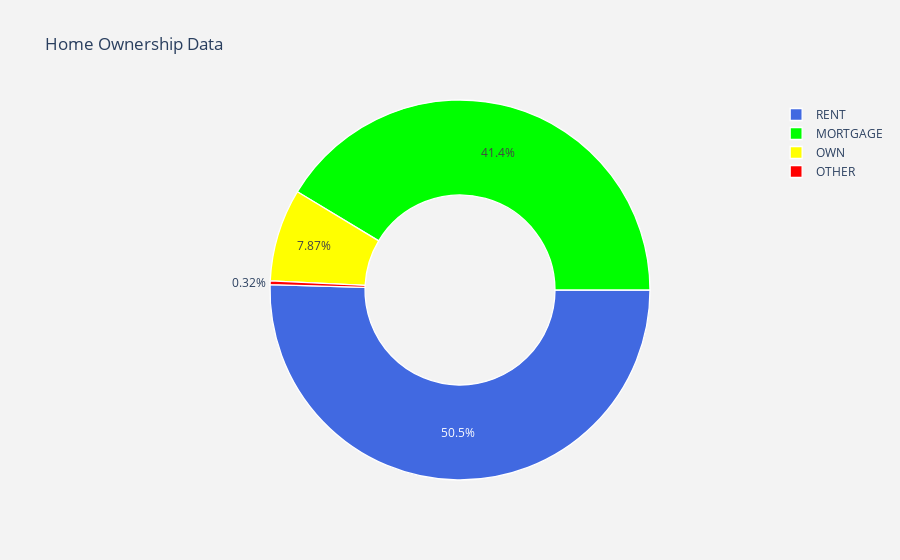

The notebook cell this image was saved under:
### Code cell
#Home Ownership data shows that the loan applied by people on rent are in significant number

#labels
lab = loan_status_data_set["home_ownership"].value_counts().keys().tolist()
#values
val = loan_status_data_set["home_ownership"].value_counts().values.tolist()

trace = go.Pie(labels = lab ,
               values = val ,
               marker = dict(colors =  [ 'royalblue' ,'lime', 'yellow', 'red', 'pink'],
                             line = dict(color = "white",
                                         width =  1.3)
                            ),
               rotation = 90,
               hoverinfo = "label+value+text",
               hole = .5
              )
layout = go.Layout(dict(title = "Home Ownership Data",
                        plot_bgcolor  = "rgb(243,243,243)",
                        paper_bgcolor = "rgb(243,243,243)",
                       )
                  )

data = [trace]
fig = go.Figure(data = data,layout = layout)
py.iplot(fig)

### Figure 1 — Plotly figure (JSON) as saved in the notebook; plotly's stock layout.template omitted (floating-point values rounded to 4 significant figures)
{"data": [{"hole": 0.5, "hoverinfo": "label+value+text", "labels": ["RENT", "MORTGAGE", "OWN", "OTHER"], "marker": {"colors": ["royalblue", "lime", "yellow", "red", "pink"], "line": {"color": "white", "width": 1.3}}, "rotation": 90, "type": "pie", "values": [2839, 2327, 443, 18]}], "layout": {"paper_bgcolor": "rgb(243,243,243)", "plot_bgcolor": "rgb(243,243,243)", "title": {"text": "Home Ownership Data"}}}
